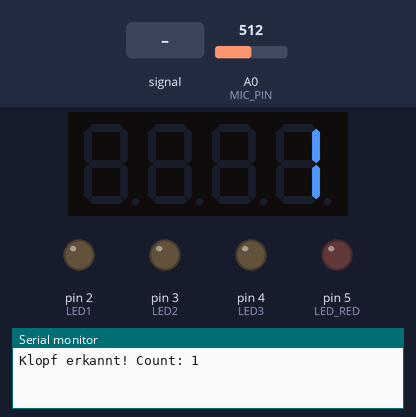
This sketch was run on a simulated Arduino Uno, built with avr-gcc and run on an emulated ATmega328P. Parts: 4-digit seven-segment display, output pins drawn as LEDs (lit = HIGH), the last lines printed to the serial monitor. Dashed ring = blinking. The inputs (shaded band) are chosen by the test bench; at power-on: A0 (MIC_PIN) = 512.

Above: at 1.2 s.
1.3 s: A0 (MIC_PIN) fed a 200 Hz sine of ±460 counts around its level
At 2.7 s:
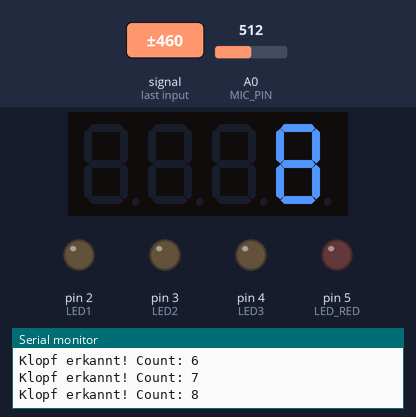
2.8 s: A0 (MIC_PIN) set to 716
At 4.75 s:
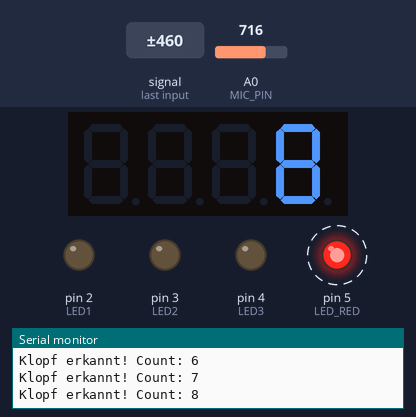
At 6.2 s:
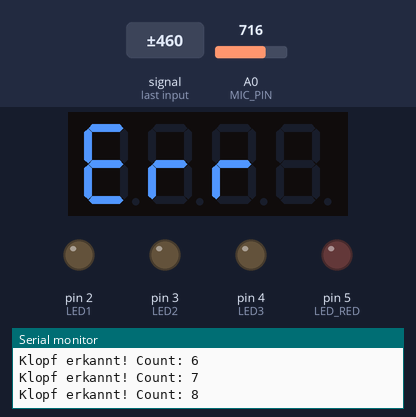
Timing chart, 0 to 7.7 s (numbered marks = the images above; inputs shaded):
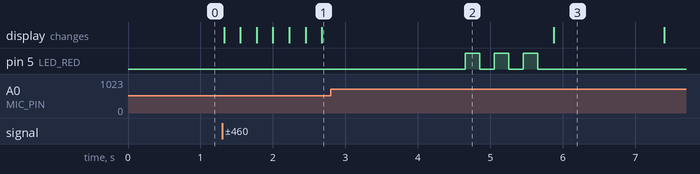

Measured:
- after the input at 1.3 s, pin 5 (LED_RED): stops changing and stays LOW; the display: first changes at once (image 1 shows a later state)
- after the input at 2.8 s, pin 5 (LED_RED): alternates HIGH for 0.20 s and LOW for 0.20 s, 6 changes in all, then stays LOW, starting after 1.9 s

The sketch:

Klopfcode_LED_TM1637_Final.ino
```cpp
#include <TM1637Display.h>

// === Pinbelegung ===
#define MIC_PIN A0       // Mikrofoneingang (KY-038 Mikrofonmodul)
#define LED1 2           // LED 1 (für Code mit 2 Klopfern)
#define LED2 3           // LED 2 (für Code mit 3 Klopfern)
#define LED3 4           // LED 3 (für Code mit 4 Klopfern)
#define LED_RED 5        // Rote LED für Fehleranzeige
#define CLK 6            // CLK-Pin des TM1637-Displays
#define DIO 7            // DIO-Pin des TM1637-Displays

TM1637Display display(CLK, DIO);  // Display-Objekt erstellen

// === Einstellungen ===
const int threshold = 150;        // Schwelle für Klopferkennung (je nach Mikro anpassen)
const int knockTimeout = 2000;    // Zeitfenster zur Codeeingabe (in Millisekunden)

unsigned long lastKnockTime = 0;  // Zeit des letzten erkannten Klopfs
int knockCount = 0;               // Anzahl der erkannten Klopfer
bool knockDetected = false;       // Wird auf true gesetzt, wenn ein Klopf erkannt wurde

void setup() {
  Serial.begin(9600);             // Serielle Schnittstelle zur Debug-Ausgabe aktivieren

  // LEDs als Ausgänge definieren
  pinMode(LED1, OUTPUT);
  pinMode(LED2, OUTPUT);
  pinMode(LED3, OUTPUT);
  pinMode(LED_RED, OUTPUT);

  display.setBrightness(5);       // Helligkeit des TM1637-Displays (0–7)
  display.showNumberDec(0);       // Startanzeige: 0 Klopfer
}

void loop() {
  int val = analogRead(MIC_PIN);  // Mikrofonwert einlesen

  // Klopf erkannt (über der Schwelle) und noch nicht als erkannt markiert
  if (val > threshold && !knockDetected) {
    knockCount++;                         // Klopfanzahl erhöhen
    lastKnockTime = millis();            // Zeit speichern
    knockDetected = true;                // Klopf als erkannt markieren
    display.showNumberDec(knockCount);   // Klopfanzahl auf Display anzeigen
    Serial.print("Klopf erkannt! Count: ");
    Serial.println(knockCount);
    delay(200);                          // Entprellungspause
  }

  // Mikro wieder unter Schwelle – bereit für neuen Klopf
  if (val < threshold - 50) {
    knockDetected = false;
  }

  // Wenn innerhalb des Zeitfensters keine weiteren Klopfer folgen
  if (knockCount > 0 && millis() - lastKnockTime > knockTimeout) {
    auswerten(knockCount);        // Anzahl auswerten
    knockCount = 0;               // Zähler zurücksetzen
    delay(1500);                  // Anzeige kurz anzeigen lassen
    display.showNumberDec(0);     // Reset auf 0
  }
}

// === Auswertung des Klopf-Codes ===
void auswerten(int count) {
  // Alle LEDs ausschalten
  digitalWrite(LED1, LOW);
  digitalWrite(LED2, LOW);
  digitalWrite(LED3, LOW);
  digitalWrite(LED_RED, LOW);

  switch (count) {
    case 2:
      digitalWrite(LED1, HIGH);     // LED 1 einschalten
      anzeigeText("L 1");           // Anzeige: L 1
      break;
    case 3:
      digitalWrite(LED2, HIGH);     // LED 2 einschalten
      anzeigeText("L 2");           // Anzeige: L 2
      break;
    case 4:
      digitalWrite(LED3, HIGH);     // LED 3 einschalten
      anzeigeText("L 3");           // Anzeige: L 3
      break;
    case 5:
      // Mastercode: alle drei LEDs gleichzeitig einschalten
      digitalWrite(LED1, HIGH);
      digitalWrite(LED2, HIGH);
      digitalWrite(LED3, HIGH);
      anzeigeText("ALL");           // Anzeige: ALL
      break;
    default:
      // Ungültiger oder unbekannter Code: rote LED blinkt 3x
      for (int i = 0; i < 3; i++) {
        digitalWrite(LED_RED, HIGH);
        delay(200);
        digitalWrite(LED_RED, LOW);
        delay(200);
      }
      anzeigeText("Err");           // Anzeige: Err
      return;                       // Keine weiteren Aktionen
  }

  delay(2000); // LEDs 2 Sekunden eingeschaltet lassen

  // Danach alle LEDs ausschalten (gilt für erfolgreiche Codes)
  digitalWrite(LED1, LOW);
  digitalWrite(LED2, LOW);
  digitalWrite(LED3, LOW);
}

// === Funktion zur Umwandlung von Zeichen in Segment-Codes ===
uint8_t charToSegments(char c) {
  switch (toupper(c)) {
    case 'A': return 0x77;
    case 'L': return 0x38;
    case 'E': return 0x79;
    case 'R': return 0x50;
    case '0': return 0x3F;
    case '1': return 0x06;
    case '2': return 0x5B;
    case '3': return 0x4F;
    case '4': return 0x66;
    case '5': return 0x6D;
    case '6': return 0x7D;
    case '7': return 0x07;
    case '8': return 0x7F;
    case '9': return 0x6F;
    case ' ': return 0x00;          // Leerzeichen
    default:  return 0x00;          // Unbekannte Zeichen bleiben aus
  }
}

// === Funktion zum Anzeigen von Text auf dem TM1637-Display ===
// Unterstützt nur maximal 4 Zeichen und nur darstellbare Buchstaben/Zahlen
void anzeigeText(const char* txt) {
  uint8_t seg[4] = {0};             // Puffer für Segmentdaten
  for (int i = 0; i < 4 && txt[i] != '\0'; i++) {
    seg[i] = charToSegments(txt[i]);
  }
  display.setSegments(seg);        // Zeichen auf das Display schreiben
}
```
